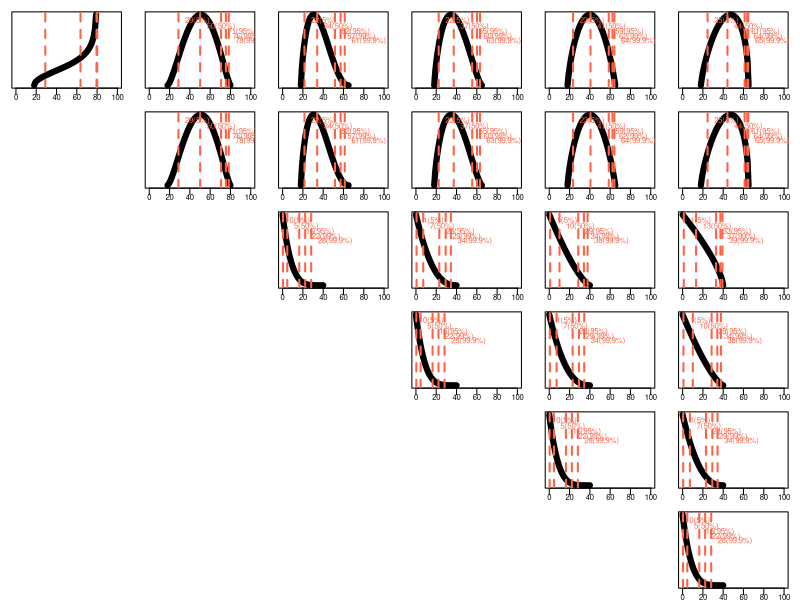

This figure's R source:
###
###   GENERATE SYNTHETIC AGE DISTRIBUTIONS 
###   CONDITIONAL ON HOUSEHOLD SIZE
###


gen.ad <- function(prm, do.plot = TRUE, plot.title=''){
	
	agemean <- prm[['agemean']]
	agemin  <- prm[['agemin']]
	agemax  <- prm[['agemax']]
	a       <- prm[['a']]
	
	qv <- vector()
	pv <- c(0.05, 0.50,0.95,0.99,0.999)
	
	xbar <- (agemean-agemin)/(agemax-agemin)
	b <- a/xbar -a
	x = seq(0,1,by=1/(agemax-agemin))
	age <- agemin + (agemax-agemin)*x
	ad <- dbeta(x, shape1 = a, shape2 = b)
	
	if(do.plot){
		plot(age, ad, typ='l',lwd=6, xlim=c(0,100),
			 main = plot.title,
			 cex.axis=0.7,
			 cex.main = 0.8,
			 mgp=c(1,0.1,0),
			 yaxt='n',ylab='',xlab='age')
		
		qv <- agemin + (agemax-agemin) * qbeta(p=pv, shape1 = a, shape2 = b)
		abline(v=qv, lty=2, col='tomato', lwd=2)
		text(x=qv,y=0.91^(1:length(qv))*max(ad),
			 cex = 0.7,
			 labels = paste0(round(qv),'(',pv*100,'%)'),
			 pos = 4, col='tomato')
		#grid()
	}
	return(list(age=age, ad=ad))
}



M <- list()
M[[1]] <- list(c(agemin=18,agemax=80, agemean=60,  a=1.5))

M[[2]] <- list(c(agemin=18,agemax=80, agemean=50,  a=2.5),
			   c(agemin=18,agemax=80, agemean=50,  a=2.5))

M[[3]] <- list(c(agemin=18,agemax=65, agemean=35,  a=1.8),
			   c(agemin=18,agemax=65, agemean=35,  a=1.8),
			   c(agemin=0, agemax=40, agemean=6,   a=1.0))

shift.mean <-  c(agemin=0, agemax=0, agemean= 2.9,   a=0)

M[[4]] <- list(M[[3]][[1]] + shift.mean,
			   M[[3]][[2]] + shift.mean,
			   M[[3]][[3]] + shift.mean,
			   M[[3]][[3]])

M[[5]] <- list(M[[4]][[1]] + shift.mean,
			   M[[4]][[2]] + shift.mean,
			   M[[4]][[3]] + shift.mean,
			   M[[4]][[4]] + shift.mean,
			   M[[4]][[4]])

M[[6]] <- list(M[[5]][[1]] + shift.mean,
			   M[[5]][[2]] + shift.mean,
			   M[[5]][[3]] + shift.mean,
			   M[[5]][[4]] + shift.mean,
			   M[[5]][[5]] + shift.mean,
			   M[[5]][[5]])



save.ad <- function(M, hh, indiv, fname,...) {
	z <- gen.ad(prm = M[[hh]][[indiv]] )#, ...)
	zz <- matrix(unlist(z),ncol = 2)
	zz <- zz[!is.infinite(zz[,2]),]
	zz[,2] <- zz[,2]/sum(zz[,2])
	write.table(zz,
				file=paste0(paste(fname,hh-1,indiv-1,sep="_"),'.csv'), # '-1' to be consistent with C++ code
				sep = ',',
				col.names = FALSE,
				row.names = FALSE)
}


pdf('plot_age_distrib_hhsize.pdf', width=20,height = 20)
par(mfrow=c(6,6), mar=rep(0.9,4))
for(i in 1:6){
	for(j in 1:6){
		if (j < i) plot.new()
		if(j >= i) {
			ptt <- paste0('HH size=',j,' ; indiv #',i)
			#gen.ad(M[[j]][[i]],plot.title = ptt)
			save.ad(M, j, i, 'hh_size_ad', plot.title=ptt)
		}
	}
}
dev.off()






